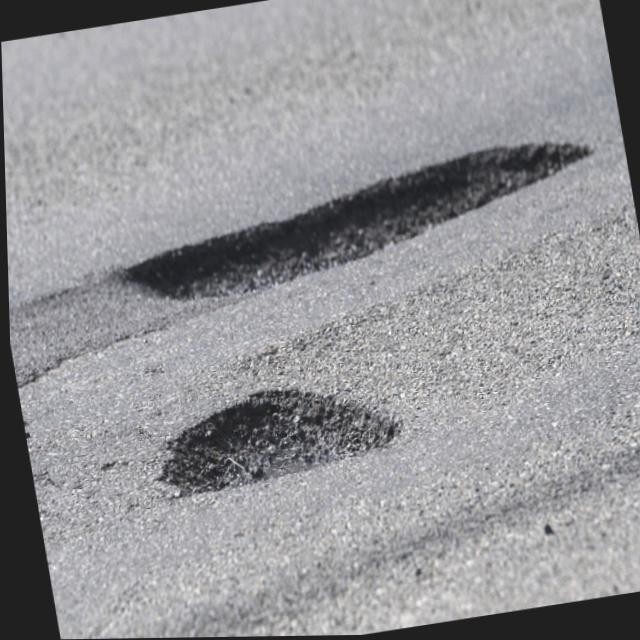
#> input picture 02_pothole_detection/dataset/sample_images/pothole_dataset_1_train_image10.jpg, 640 x 640 px
$ python lowlevel_detector.py --image ../dataset/sample_images/pothole_dataset_1_train_image10.jpg
#> lines starting #> are read from the running program, lines starting #| are printed output that depends on the picture; after the words box and inside, x2 and y2 are one past the last pixel; in counts of white or black regions, pixels touching at a corner belong together
"""LOW-LEVEL vision pothole detector (no learning, pure image processing).

Idea: a pothole is a region whose intensity and texture differ from the typical road
surface (it can be smoother - water/dust - or rougher - broken gravel). Pipeline:
  1. Resize, grayscale, CLAHE (contrast-limited histogram equalisation)
  2. Local anomaly   = |I - large-Gaussian background|
  3. Texture anomaly = |edge density - median edge density| (Canny + box filter)
  4. Intensity anomaly = |smoothed I - median I|
  5. Score map = 0.3*local + 0.4*texture + 0.3*intensity (each min-max normalised)
  6. Otsu threshold -> morphological closing (fill) + opening (remove speckle)
  7. Contours -> keep blobs with plausible area / solidity / aspect ratio
  8. Box confidence = mean score inside the blob; keep top-K boxes

Usage:
    python src/lowlevel_detector.py --image data/images/test/xxx.jpg
"""
import argparse
from pathlib import Path

import cv2
import numpy as np

WORK_W = 640
MIN_AREA, MAX_AREA = 0.004, 0.6      # fraction of image area
MIN_SOLIDITY = 0.45
TOP_K = 3


def norm(x):
    x = x.astype(np.float32)
    return (x - x.min()) / (x.max() - x.min() + 1e-6)


def score_map(img):
    scale = WORK_W / img.shape[1]
    small = cv2.resize(img, (WORK_W, int(img.shape[0] * scale)))
    gray = cv2.cvtColor(small, cv2.COLOR_BGR2GRAY)
    gray = cv2.createCLAHE(clipLimit=2.0, tileGridSize=(8, 8)).apply(gray)
    gray = cv2.GaussianBlur(gray, (5, 5), 0)
    background = cv2.GaussianBlur(gray, (0, 0), sigmaX=31)
    anomaly = cv2.absdiff(gray, background)
    anomaly = cv2.GaussianBlur(anomaly, (0, 0), 5)
    edges = cv2.Canny(gray, 60, 160)
    density = cv2.boxFilter(edges.astype(np.float32) / 255.0, -1, (31, 31))
    texture = np.abs(density - np.median(density))
    smooth = cv2.GaussianBlur(gray.astype(np.float32), (0, 0), 9)
    intensity = np.abs(smooth - np.median(smooth))
    s = norm(0.3 * norm(anomaly) + 0.4 * norm(texture) + 0.3 * norm(intensity))
    return small, gray, anomaly, edges, s, scale


def detect(img, return_debug=False):
    small, gray, anomaly, edges, s, scale = score_map(img)
    s8 = (s * 255).astype(np.uint8)
    _, mask = cv2.threshold(s8, 0, 255, cv2.THRESH_BINARY + cv2.THRESH_OTSU)
    mask = cv2.morphologyEx(mask, cv2.MORPH_CLOSE, cv2.getStructuringElement(cv2.MORPH_ELLIPSE, (25, 25)))
    mask = cv2.morphologyEx(mask, cv2.MORPH_OPEN, cv2.getStructuringElement(cv2.MORPH_ELLIPSE, (15, 15)))
    H, W = mask.shape
    cnts, _ = cv2.findContours(mask, cv2.RETR_EXTERNAL, cv2.CHAIN_APPROX_SIMPLE)
    boxes = []
    for c in cnts:
        area = cv2.contourArea(c)
        if not (MIN_AREA * H * W <= area <= MAX_AREA * H * W):
            continue
        hull = cv2.convexHull(c)
        solidity = area / (cv2.contourArea(hull) + 1e-6)
        x, y, w, h = cv2.boundingRect(c)
        ar = w / h
        if solidity < MIN_SOLIDITY or not (0.2 < ar < 6):
            continue
        blob = np.zeros_like(mask)
        cv2.drawContours(blob, [c], -1, 255, cv2.FILLED)
        conf = float(s[blob > 0].mean())
        boxes.append([x / scale, y / scale, (x + w) / scale, (y + h) / scale, conf])
    boxes = sorted(boxes, key=lambda b: -b[4])[:TOP_K]
    if return_debug:
        return np.array(boxes).reshape(-1, 5), dict(gray=gray, anomaly=norm(anomaly), edges=edges, score=s, mask=mask)
    return np.array(boxes).reshape(-1, 5)


def debug_figure(img, boxes, dbg):
    g = lambda m: cv2.cvtColor((norm(m) * 255).astype(np.uint8) if m.dtype != np.uint8 else m, cv2.COLOR_GRAY2BGR)
    small = cv2.resize(img, (dbg["gray"].shape[1], dbg["gray"].shape[0]))
    sc = small.shape[1] / img.shape[1]
    out = small.copy()
    for x1, y1, x2, y2, c in boxes:
        cv2.rectangle(out, (int(x1 * sc), int(y1 * sc)), (int(x2 * sc), int(y2 * sc)), (0, 0, 255), 3)
        cv2.putText(out, f"{c:.2f}", (int(x1 * sc), int(y1 * sc) + 20), cv2.FONT_HERSHEY_SIMPLEX, 0.7, (0, 0, 255), 2)
    tiles = [small, g(dbg["gray"]), g(dbg["anomaly"]), g(dbg["edges"]),
             cv2.applyColorMap((dbg["score"] * 255).astype(np.uint8), cv2.COLORMAP_JET), g(dbg["mask"]), out]
    names = ["input", "CLAHE gray", "|I - background|", "Canny edges", "score map", "Otsu + morphology", "detections"]
    tiles = [cv2.putText(cv2.resize(t, (320, 240)), n, (5, 20), cv2.FONT_HERSHEY_SIMPLEX, 0.6, (0, 255, 255), 2)
             for t, n in zip(tiles, names)]
    tiles.append(np.zeros_like(tiles[0]))
    return np.vstack([np.hstack(tiles[:4]), np.hstack(tiles[4:])])


if __name__ == "__main__":
    ap = argparse.ArgumentParser()
    ap.add_argument("--image", required=True)
    ap.add_argument("--out", default="lowlevel_debug.jpg")
    a = ap.parse_args()
    im = cv2.imread(a.image)
#> im is the input picture: shape (640, 640, 3); mean B, G, R 152.7, 149.8, 150
    b, d = detect(im, return_debug=True)
#> in score_map, `edges = cv2.Canny(gray, 60, 160)`:
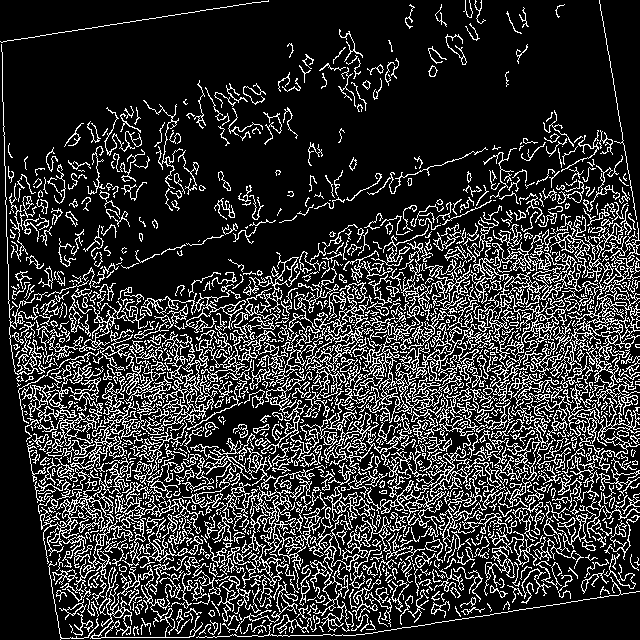
#> edges: shape (640, 640); 19.4% white in thin lines or dots
#> in score_map, `texture = np.abs(density - np.median(density))`:
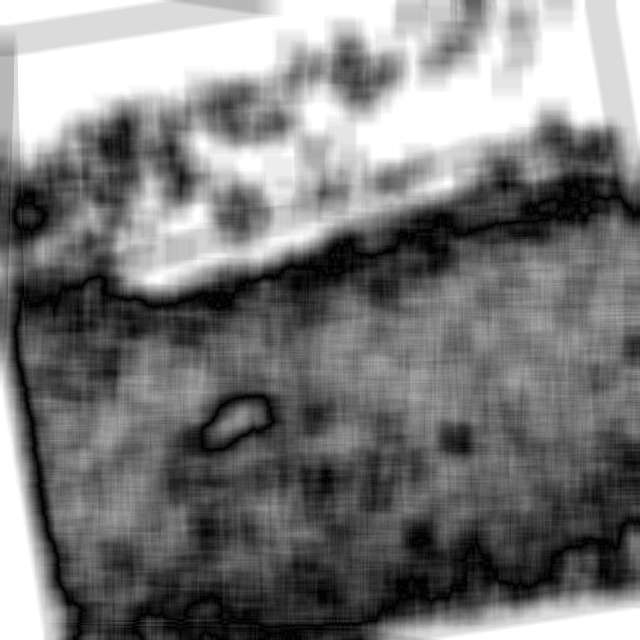
#> texture: shape (640, 640) float32; min 0, max 0.232, mean 0.113; drawn with min black and max white
#> in norm (call 4), `x = x.astype(np.float32)`:
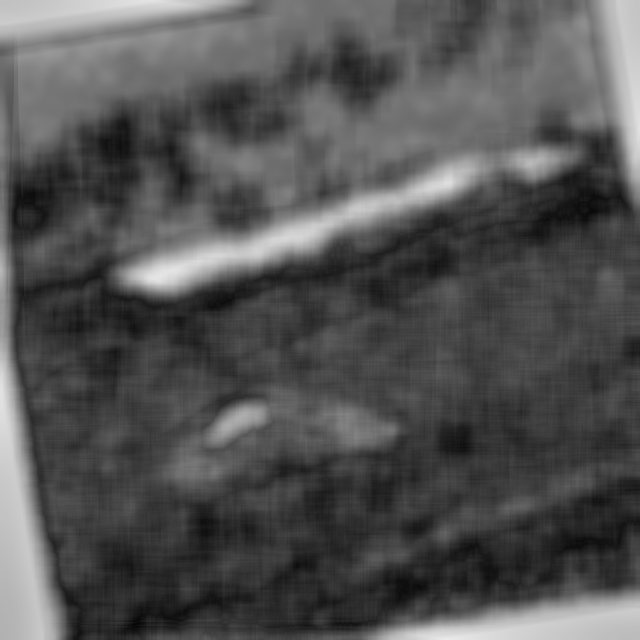
#> x: shape (640, 640) float32; min 0.0218, max 0.92, mean 0.326
#> in detect, `small, gray, anomaly, edges, s, scale = score_map(img)`: scale = 1
#> in detect, `mask = cv2.morphologyEx(mask, cv2.MORPH_OPEN, cv2.getStructuringElemen..`:
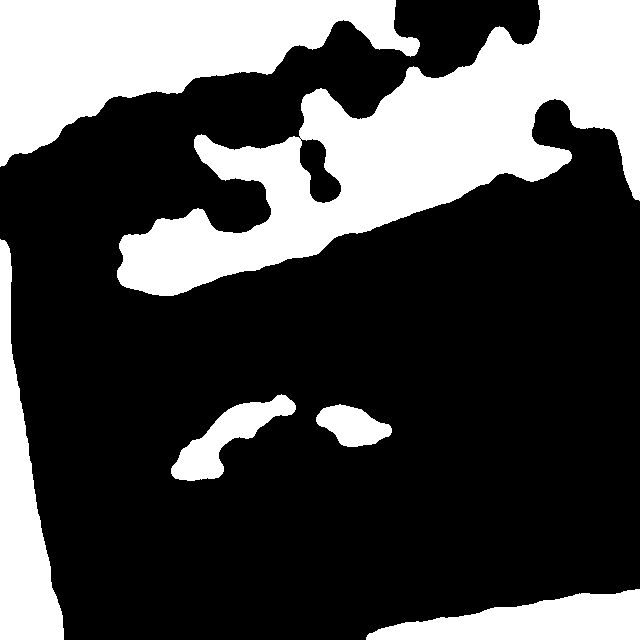
#> mask: shape (640, 640); 29.4% white; 6 white regions
#> in detect, `cnts, _ = cv2.findContours(mask, cv2.RETR_EXTERNAL, cv2.CHAIN_APPROX_S..`: cnts = 6 contours; box (x1, y1, x2, y2) and area: (117, 0, 640, 296) 60330, (0, 0, 420, 167) 33684, (0, 239, 64, 640) 11600, (366, 589, 640, 640) 8340, (171, 394, 296, 481) 3774, (316, 404, 392, 447) 1974
#> the loop in detect, `for c in cnts:` made 6 passes
#> (area, solidity, x, y, w, h, ar, conf) on passes 1, 2, 3, 5, 6: (8340.5, 0.944, 366, 589, 274, 51, 5.37, 0.757), (1973.5, 0.921, 316, 404, 76, 43, 1.77, 0.473), (3774, 0.737, 171, 394, 125, 87, 1.44, 0.492), (60330, 0.646, 117, 0, 523, 296, 1.77, 0.55), (33684.5, 0.74, 0, 0, 420, 167, 2.51, 0.548)
#> after the loop in detect, `for c in cnts:`:
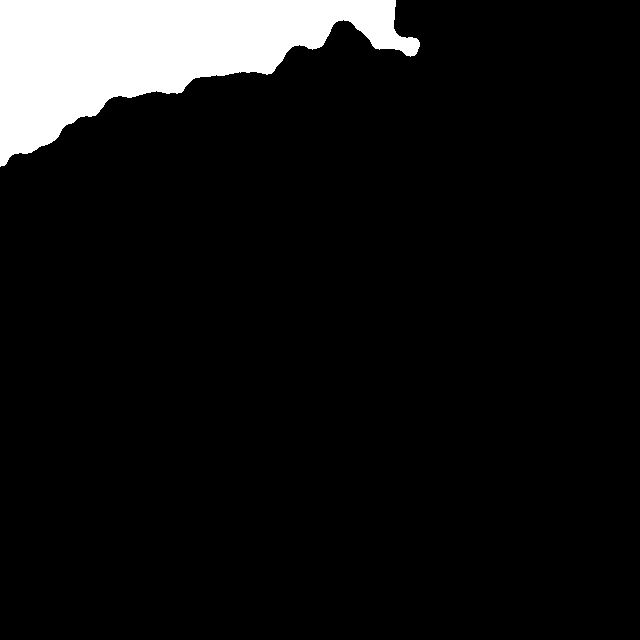
#> blob: shape (640, 640); 8.4% white; 1 white region, box (x1, y1, x2, y2) and area: (0, 0, 420, 167) 34224
#> after the loop in detect, `for c in cnts:`: boxes = [[366, 589, 640, 640, 0.757], [316, 404, 392, 447, 0.473], [171, 394, 296, 481, 0.492], [117, 0, 640, 296, 0.55], [0, 0, 420, 167, 0.548]]
#> in detect, `boxes = sorted(boxes, key=lambda b: -b[4])[:TOP_K]`: boxes = [[366, 589, 640, 640, 0.757], [117, 0, 640, 296, 0.55], [0, 0, 420, 167, 0.548]]
#> b has the same summary as boxes in detect; d = 5 items
    cv2.imwrite(a.out, debug_figure(im, b, d))
#> the loop in debug_figure, `for x1, y1, x2, y2, c in boxes:` made 3 passes
#> after the loop in debug_figure, `for x1, y1, x2, y2, c in boxes:`:
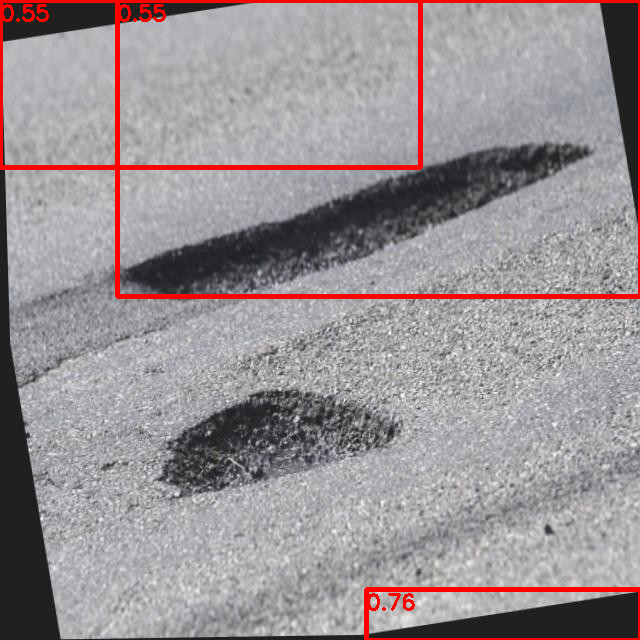
#> out: shape (640, 640, 3); 3.24% of pixels changed, all inside (x1, y1, x2, y2) = (0, 0, 640, 640)
#> in debug_figure, `tiles = [cv2.putText(cv2.resize(t, (320, 240)), n, (5, 20), cv2.FONT_H..`: tiles = 7 items
#> in debug_figure, `return np.vstack([np.hstack(tiles[:4]), np.hstack(tiles[4:])])`:
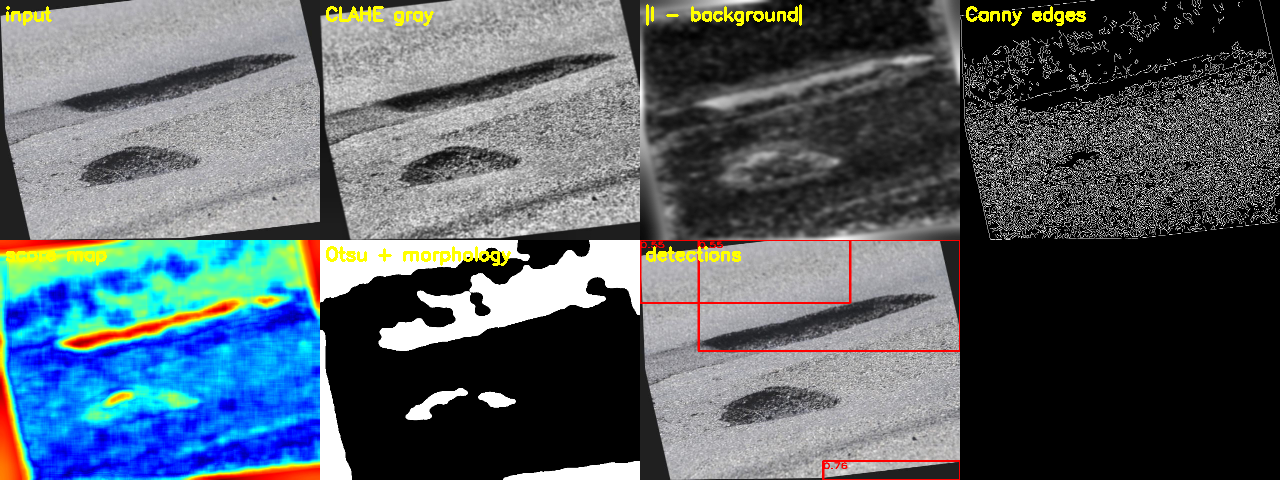
#> returned value: shape (480, 1280, 3); mean of channels 0, 1, 2 103, 95.9, 85.4; drawn as B, G, R
    print(b)
#| [[3.66000000e+02 5.89000000e+02 6.40000000e+02 6.40000000e+02
#|   7.56728351e-01]
#|  [1.17000000e+02 0.00000000e+00 6.40000000e+02 2.96000000e+02
#|   5.50077021e-01]
#|  [0.00000000e+00 0.00000000e+00 4.20000000e+02 1.67000000e+02
#|   5.48323274e-01]]

$ run again, on 02_pothole_detection/dataset/sample_images/pothole_dataset_3__0186_0001.jpg
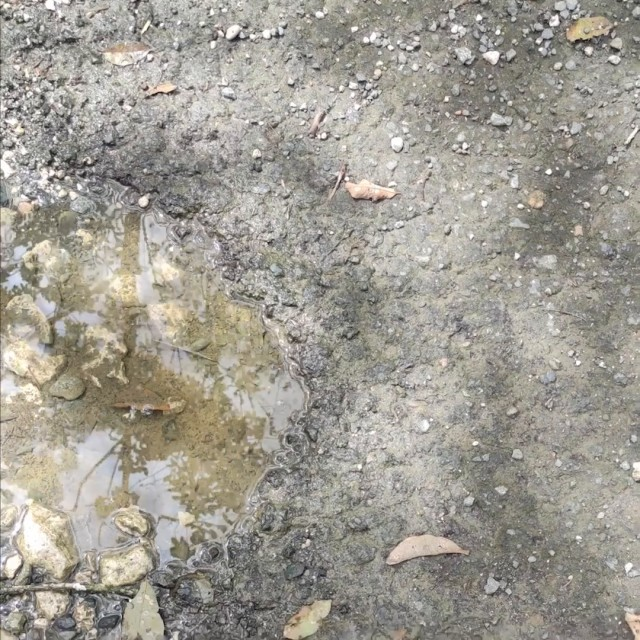
#> input picture 02_pothole_detection/dataset/sample_images/pothole_dataset_3__0186_0001.jpg, 640 x 640 px
#> im is the input picture: shape (640, 640, 3); mean B, G, R 146.5, 155.8, 159.6
#> edges: shape (640, 640); 26.9% white in thin lines or dots
#> in detect, `small, gray, anomaly, edges, s, scale = score_map(img)`: scale = 1
#> cnts = 36 contours; largest, box (x1, y1, x2, y2) and area: (0, 49, 207, 640) 85399, (226, 364, 345, 480) 7330, (517, 153, 603, 265) 5078, (273, 122, 401, 212) 4904, (365, 394, 435, 482) 3336
#> the loop in detect, `for c in cnts:` made 36 passes
#> area on passes 1, 3, 4, 5, 6, 8, 9, 10: 99.5, 1547, 1607.5, 1088, 395.5, 181, 398, 1036
#> after the loop in detect, `for c in cnts:`:
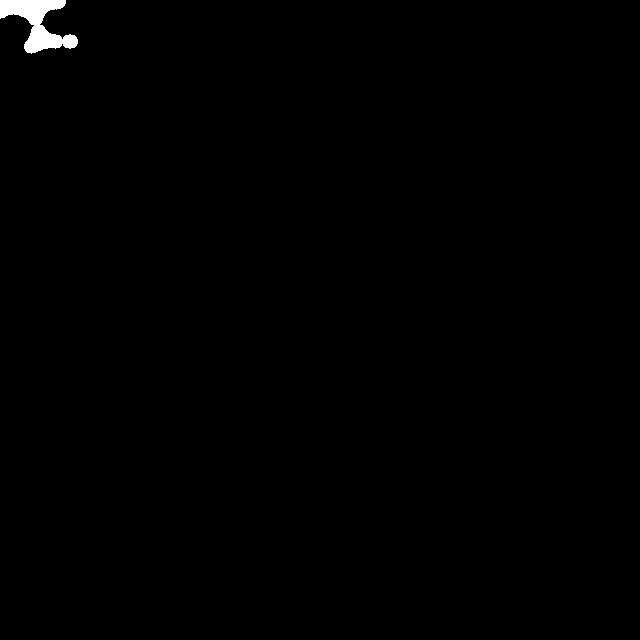
#> blob: shape (640, 640); 0.47% white; 1 white region, box (x1, y1, x2, y2) and area: (0, 0, 78, 54) 1937
#> after the loop in detect, `for c in cnts:`: boxes = 12 items, first 6: [208, 602, 268, 640, 0.358], [388, 528, 471, 581, 0.519], [365, 394, 435, 482, 0.346], [226, 364, 345, 480, 0.408], [521, 318, 570, 365, 0.502], [377, 227, 439, 272, 0.359]
#> in detect, `boxes = sorted(boxes, key=lambda b: -b[4])[:TOP_K]`: boxes = [[517, 153, 603, 265, 0.54], [388, 528, 471, 581, 0.519], [521, 318, 570, 365, 0.502]]
#> b has the same summary as boxes in detect; d = 5 items
#> the loop in debug_figure, `for x1, y1, x2, y2, c in boxes:` made 3 passes
#> tiles = 7 items
#> in debug_figure, `return np.vstack([np.hstack(tiles[:4]), np.hstack(tiles[4:])])`:
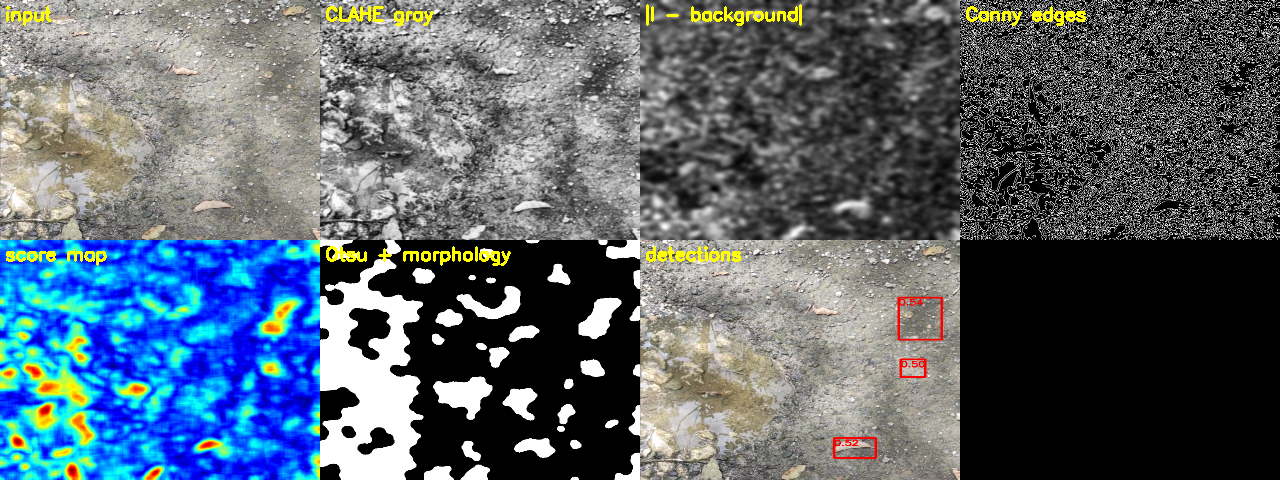
#> returned value: shape (480, 1280, 3); mean of channels 0, 1, 2 109.4, 100.5, 89.4; drawn as B, G, R
#| [[5.17000000e+02 1.53000000e+02 6.03000000e+02 2.65000000e+02
#|   5.39807379e-01]
#|  [3.88000000e+02 5.28000000e+02 4.71000000e+02 5.81000000e+02
#|   5.18668175e-01]
#|  [5.21000000e+02 3.18000000e+02 5.70000000e+02 3.65000000e+02
#|   5.02102137e-01]]

$ run again, on 02_pothole_detection/dataset/sample_images/pothole_dataset_3__0298_0003.jpg
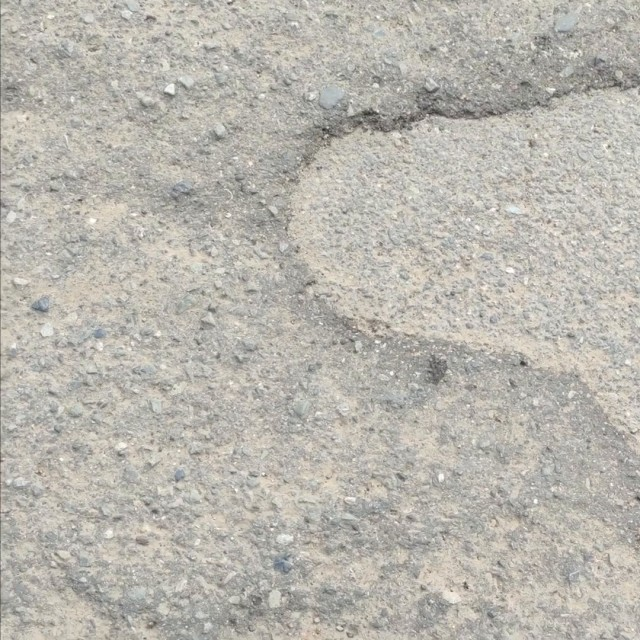
#> input picture 02_pothole_detection/dataset/sample_images/pothole_dataset_3__0298_0003.jpg, 640 x 640 px
#> im is the input picture: shape (640, 640, 3); mean B, G, R 174.6, 182.3, 185.3
#> edges: shape (640, 640); 29.4% white in thin lines or dots
#> in detect, `small, gray, anomaly, edges, s, scale = score_map(img)`: scale = 1
#> cnts = 29 contours; largest, box (x1, y1, x2, y2) and area: (37, 0, 640, 458) 61898, (0, 465, 529, 640) 32886, (0, 233, 95, 366) 4854, (0, 76, 49, 147) 2429, (609, 458, 640, 566) 1830
#> the loop in detect, `for c in cnts:` made 29 passes
#> area on passes 2, 3, 4, 5, 6, 9, 10, 11: 112.5, 583.5, 632, 162, 633.5, 414, 231.5, 415
#> after the loop in detect, `for c in cnts:`:
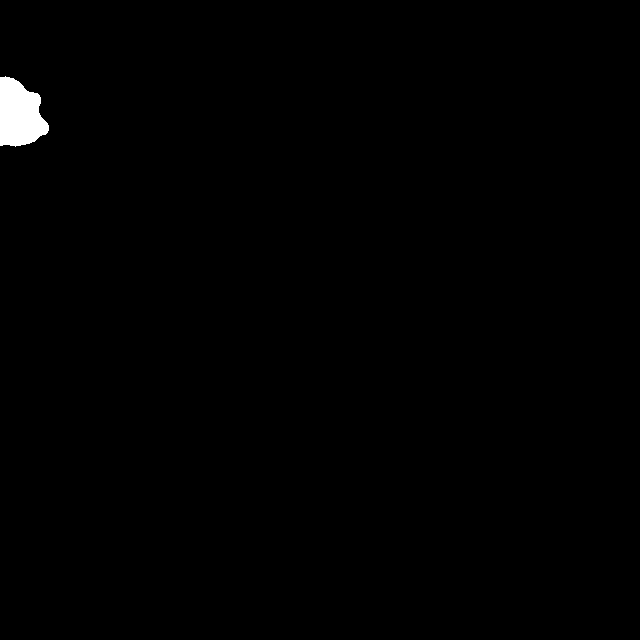
#> blob: shape (640, 640); 0.62% white; 1 white region, box (x1, y1, x2, y2) and area: (0, 76, 49, 147) 2526
#> after the loop in detect, `for c in cnts:`: boxes = [[560, 591, 613, 640, 0.319], [0, 465, 529, 640, 0.316], [609, 458, 640, 566, 0.335], [579, 400, 640, 447, 0.238], [0, 233, 95, 366, 0.334], [0, 76, 49, 147, 0.353]]
#> in detect, `boxes = sorted(boxes, key=lambda b: -b[4])[:TOP_K]`: boxes = [[0, 76, 49, 147, 0.353], [609, 458, 640, 566, 0.335], [0, 233, 95, 366, 0.334]]
#> b has the same summary as boxes in detect; d = 5 items
#> the loop in debug_figure, `for x1, y1, x2, y2, c in boxes:` made 3 passes
#> tiles = 7 items
#> in debug_figure, `return np.vstack([np.hstack(tiles[:4]), np.hstack(tiles[4:])])`:
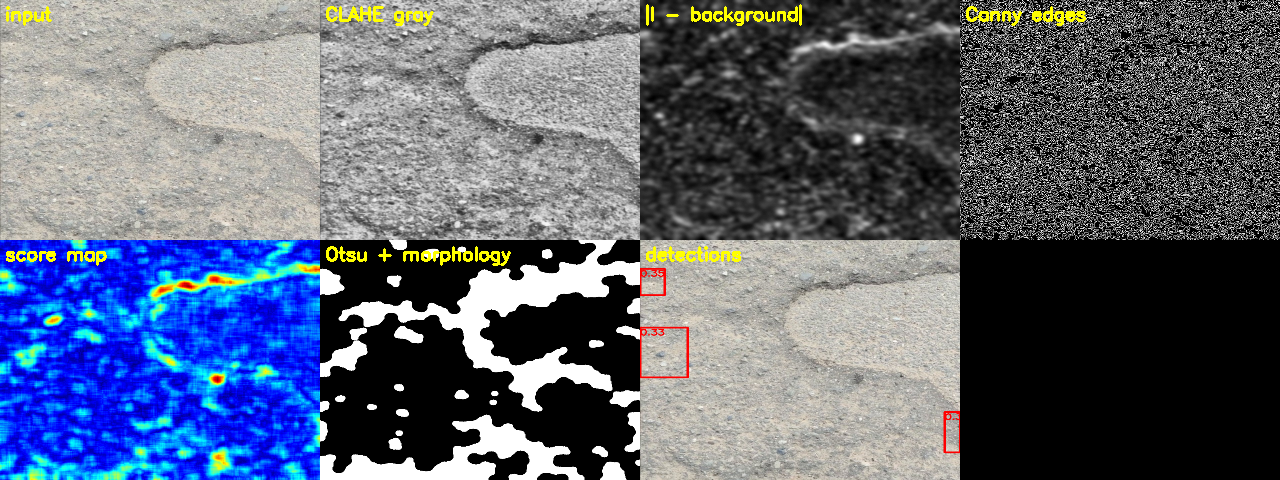
#> returned value: shape (480, 1280, 3); mean of channels 0, 1, 2 116.8, 100.8, 93.6; drawn as B, G, R
#| [[0.00000000e+00 7.60000000e+01 4.90000000e+01 1.47000000e+02
#|   3.53286415e-01]
#|  [6.09000000e+02 4.58000000e+02 6.40000000e+02 5.66000000e+02
#|   3.34687203e-01]
#|  [0.00000000e+00 2.33000000e+02 9.50000000e+01 3.66000000e+02
#|   3.33829194e-01]]
